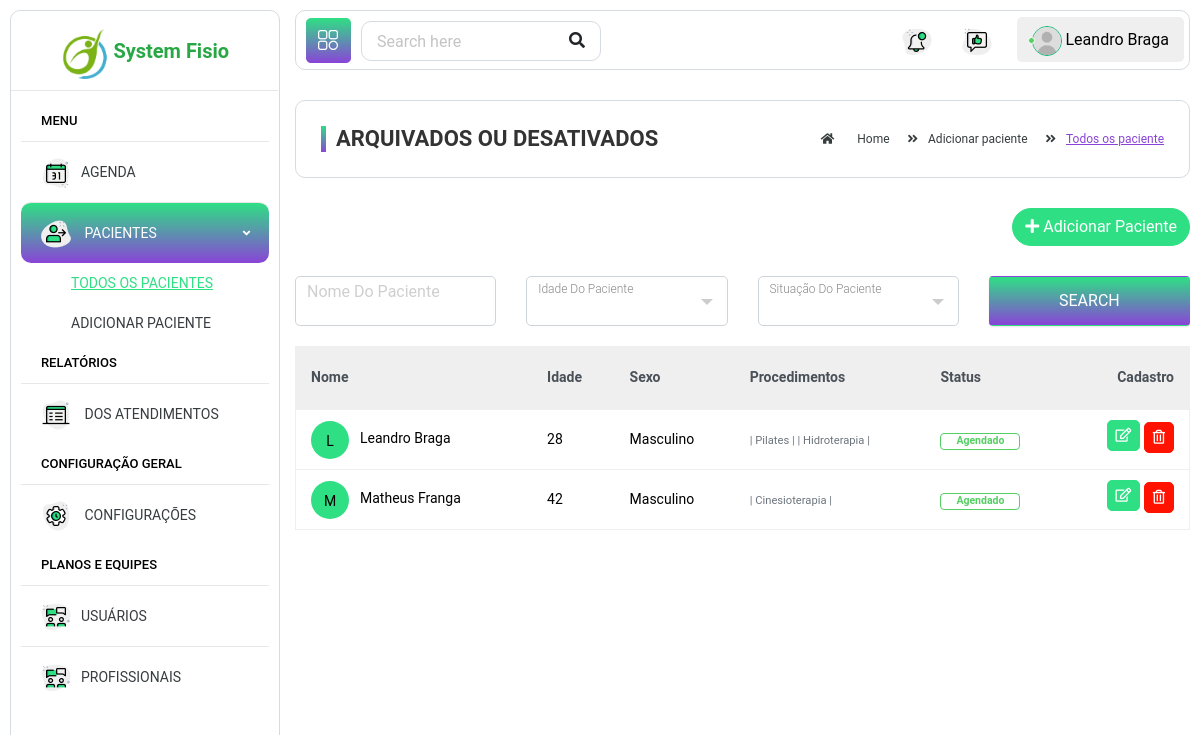
Page /arquivados-desativados.php (signed in) on the earlier database version.
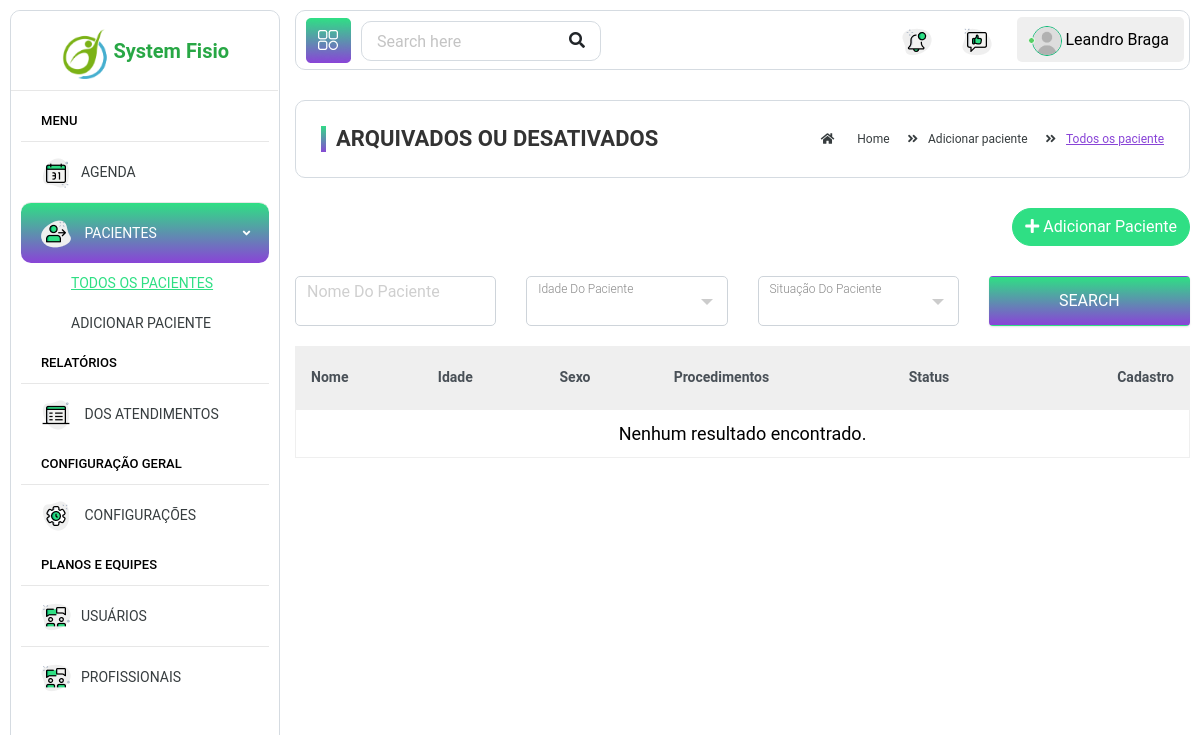
Same page on the later database version.
### tables this page shows
CREATE TABLE `pacientes` (
  `cod_paciente` int(11) NOT NULL,
  `nome_paciente` varchar(100) NOT NULL,
  `sexo_paciente` enum('M','F') NOT NULL,
  `cpf_paciente` char(16) DEFAULT NULL,
  `data_nasc_paciente` date DEFAULT NULL,
  `telefone_paciente` char(20) DEFAULT NULL,
  `rua_paciente` varchar(50) DEFAULT NULL,
  `bairro_paciente` varchar(50) DEFAULT NULL,
  `profissao_paciente` varchar(50) DEFAULT NULL,
  `sus_paciente` int(15) UNSIGNED DEFAULT NULL,
  `etnia_paciente` varchar(45) DEFAULT NULL,
  `diag_medico_paciente` text DEFAULT NULL,
  `cid_paciente` char(5) DEFAULT NULL,
  `diag_fisio_paciente` text DEFAULT NULL,
  `data_cad_paciente` date DEFAULT NULL,
  `data_atualizacao` date DEFAULT NULL
);

CREATE TABLE `recurso_tratamento` (
  `cod_recurso` int(11) NOT NULL,
  `nome_recurso` varchar(50) NOT NULL,
  `data_cad_recurso` date DEFAULT NULL
);

### arquivados-desativados.php (the view, shortened to what the changed rows need)
<?php
include_once('./db/db-conection.php');
?>
<!DOCTYPE html>
<html lang="pt-br">
<head>
	<link href="../../../../css?family=Roboto:300,400,500,700,900" rel="stylesheet">
	<link rel="stylesheet" href="assets/css/bootstrap.min.css">
	<link rel="stylesheet" href="assets/plugins/fontawesome/css/all.min.css">
	<link rel="stylesheet" href="assets/plugins/fontawesome/css/fontawesome.min.css">
	<link rel="stylesheet" href="assets/css/select2.min.css">
	<link rel="stylesheet" href="assets/css/dataTables.bootstrap4.min.css">
	<link rel="stylesheet" href="assets/css/style.css">
	<link rel="stylesheet" href="assets/css/style-preload.css">
</head>
<body onload="loading()">
	<div class="main-wrapper">
		<div class="page-wrapper">
			<div class="content container-fluid">
				<div class="content-page">
					<div class="row ">
						<div class="col-lg-12 mb-3">
							<div class="table-responsive">
								<table class="table custom-table datatable">
									<thead class="thead-light">
										<tr>
											<th>Nome</th>
											<th>Idade </th>
											<th>Sexo</th>
											<th>Procedimentos</th>
											<th>Status</th>
											<th class="text-right">Cadastro</th>
										</tr>
									</thead>
									<tbody>
										<?php
										$querySelectPaciente = "SELECT p.cod_paciente, p.nome_paciente, a.cod_avaliacao, p.data_nasc_paciente, p.sexo_paciente, status FROM
										 pacientes p join avaliacao_paciente a on a.ordem_paciente = p.cod_paciente
										 join agendamento_paciente ap on ap.ordem_paciente = p.cod_paciente where ap.status = '2' or ap.status = '3'
									    ORDER BY nome_paciente ";
										$queryResultPaciente = $mysqli->query($querySelectPaciente);
										if (mysqli_affected_rows($mysqli) > 0) {
											while ($row_cont_paciente = mysqli_fetch_array($queryResultPaciente)) {
												$codPaciente = $row_cont_paciente['cod_paciente'];
												$nomePaciente = $row_cont_paciente['nome_paciente'];
												$codAvaliacao = $row_cont_paciente['cod_avaliacao'];
												$sexoPaciente = $row_cont_paciente['sexo_paciente'];
												$dataNacPaciente = $row_cont_paciente['data_nasc_paciente'];
												$dataNascimento = $dataNacPaciente;
												$date = new DateTime($dataNascimento);
												$interval = $date->diff(new DateTime(date('Y-m-d')));
												$idadePaciente =  $interval->format('%Y');
										?>
												<tr>
													<td>
														<h2>
															<form action="about-paciente.php" method="post">
																<a class="avatar text-white">
																	<button type="submit" name="codPaciente" value="<?php echo $codPaciente; ?>" style="border: none; background:none;"><?php echo substr($nomePaciente, 0, 1); ?></button>
																</a>
															</form>
															<form action="about-paciente.php" method="post">
																<button type="submit" name="codPaciente" value="<?php echo $codPaciente; ?>" style="border: none; background:none;">
																	<?php echo $nomePaciente; ?> <span></span>
																</button>
															</form>
														</h2>
													</td>
													<td><?php echo $idadePaciente; ?></td>
													<td><?php if ($sexoPaciente == 'M') {
															echo "Masculino";
														} else {
															echo "Feminino";
														}  ?></td>
													<td>
														<?php
														$querySelRecurso = "SELECT rt.nome_recurso from tipo_recurso_tratamento trt join recurso_tratamento rt on trt.ordem_recurso = rt.cod_recurso WHERE ordem_avaliacao = '$codAvaliacao'";
														$queryResulRecurso = $mysqli->query($querySelRecurso);
														while ($row_cont_recurso = mysqli_fetch_array($queryResulRecurso)) {
															$nomeRecurso = $row_cont_recurso['nome_recurso'];
														?>
															<span class="small text-muted"><?php echo ' | ' . $nomeRecurso . ' | '; ?></span>
														<?php  } ?>
													</td>
													<?php
													if (mysqli_affected_rows($mysqli) > 0) {
														$agendado = "Agendado";
														$status = "badge-success-border";
													} else {
														$agendado = "Não Agendado";
														$status = "badge badge-warning-border";
													}
													?>
													<td>
														<span class="badge <?php echo $status; ?>"><?php echo $agendado; ?></span>
													</td>
													<form action="edit-paciente.php" method="post">
														<td class="text-right ">
															<button type="submit" name="cod-paciente" value="<?php echo $codPaciente; ?>" class="btn btn-primary btn-sm mb-2">
																<i class="far fa-edit"></i>
															</button>
													</form>
													<button data-toggle="modal" codPaciente="<?php echo $codPaciente; ?>" nomePaciente="<?php echo $nomePaciente; ?>" data-target="#delete_employee" class="btn btn-danger btn-sm mb-1 btn_delete">
														<i class="far fa-trash-alt"></i>
													</button>
												</tr>
											<?php    }
										} else { ?>
											<tr>
												<td colspan="6" style="text-align:center; margin: 10px; font-size:18px;">
													<span>
														Nenhum resultado encontrado.
													</span>
												</td>
											<?php }  ?>
									</tbody>
								</table>
							</div>
						</div>
					</div>
				</div>
			</div>
		</div>
	</div>
</body>
</html>

Differences in the rows shown:
removed pacientes: $codPaciente 87 (drawn), nome_paciente "L", nome_paciente "Leandro Braga", data_nasc_paciente "28", sexo_paciente "Masculino", agendado "Agendado"
no longer on this page (row unchanged): recurso_tratamento: nome_recurso "Pilates", shown under "L"
no longer on this page (row unchanged): recurso_tratamento: nome_recurso "Hidroterapia", shown under "L"
removed pacientes: $codPaciente 90 (drawn), nome_paciente "M", nome_paciente "Matheus Franga", data_nasc_paciente "42", sexo_paciente "Masculino", agendado "Agendado"
no longer on this page (row unchanged): recurso_tratamento: nome_recurso "Cinesioterapia", shown under "M"
Other differences:
text now shown: "Nenhum resultado encontrado."
